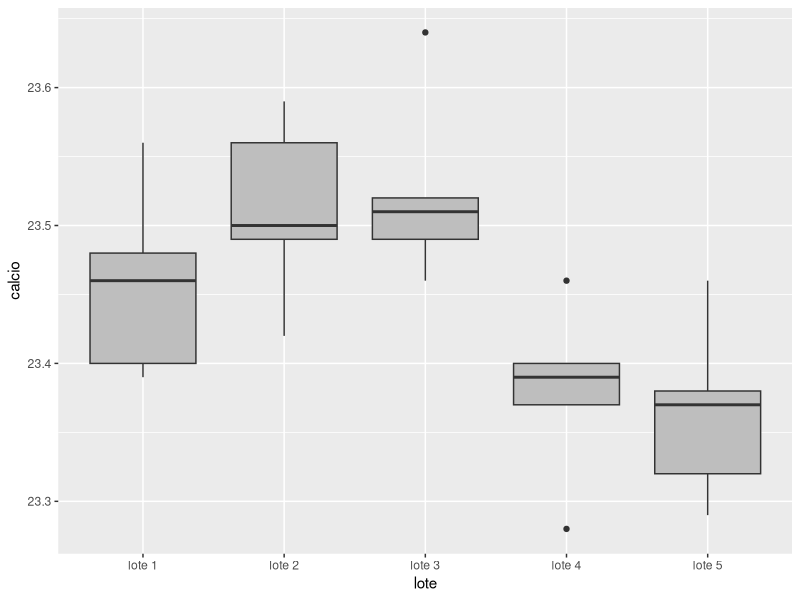

Reproduce this figure in R. (Note: this script raises an error after producing the figure.)
## ---- chunk 1
knitr::opts_chunk$set(echo = TRUE)
## ---- chunk 2

calcio <- data.frame(lote = c(rep('lote 1',5), rep('lote 2',5), rep('lote 3',5), rep('lote 4',5), rep('lote 5',5)),
                     calcio = c(23.46,23.48,23.56,23.39,23.40,23.59,23.56,23.42,23.49,23.50,23.51,23.64,23.46,23.52,23.49,23.28,23.40,23.37,23.46,23.39,23.29,23.46,23.37,23.32,23.38))

calcio$lote <- factor(calcio$lote)
## ---- chunk 3
library(ggplot2)

ggplot(data = calcio, mapping = aes(x = lote, y = calcio)) +
  geom_boxplot(fill = "grey")
## ---- chunk 4
anova <- aov(calcio ~ lote, data = calcio)

shapiro.test(residuals(anova))
## ---- chunk 5
bartlett.test(calcio ~ lote, data = calcio)
## ---- chunk 6
summary(anova)
## ---- chunk 7
tukey <- HSD.test(y = anova, trt = 'lote')
tukey$groups
## ---- chunk 8
rm(list = ls())
circuito <- data.frame(tipo = c(rep(1,5), rep(2,5), rep(3,5)), tempo = c(9,12,10,8,15,20,21,23,17,30,6,5,8,16,7))
circuito$tipo <- factor(circuito$tipo)
## ---- chunk 9
library(ggplot2)
ggplot(data = circuito, mapping = aes(x = tipo, y = tempo)) + 
  geom_boxplot(fill = "grey")
## ---- chunk 10
anova <- aov(tempo ~ tipo, data = circuito)
shapiro.test(residuals(anova))
bartlett.test(tempo~tipo, data = circuito)
## ---- chunk 11
summary(anova)
tukey <- HSD.test(anova, trt = 'tipo')
tukey$groups
